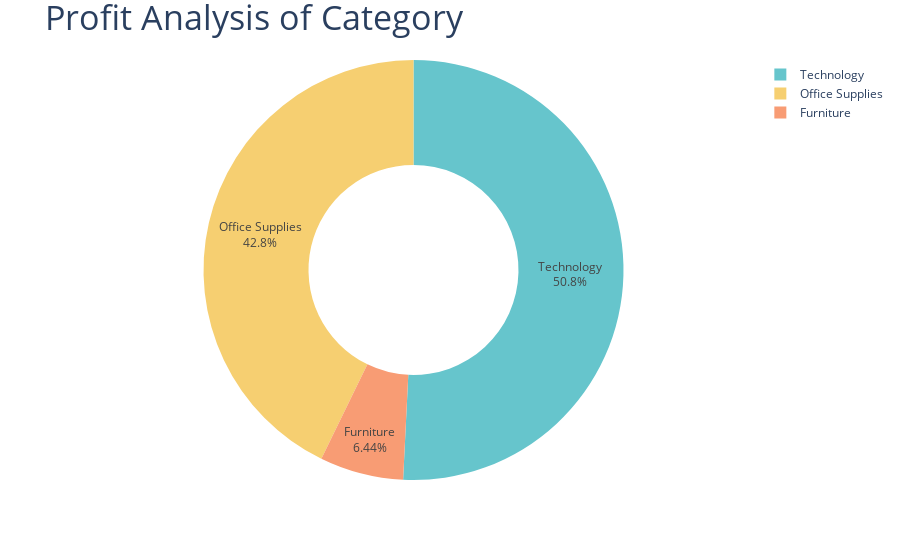

The cell this chart's notebook holds for it:
### Code cell
fig=px.pie(profit_by_category,
           values='Profit',
           names='Category',
            hole=0.5,     
            color_discrete_sequence=px.colors.qualitative.Pastel)

fig.update_traces(textposition='inside',textinfo='percent+label')
fig.update_layout(title='Profit Analysis of Category', title_font=dict(size=34))
fig.show()

### Figure 1 — Plotly figure (JSON) as saved in the notebook; plotly's stock layout.template omitted (floating-point values rounded to 4 significant figures)
{"data": [{"domain": {"x": [0, 1], "y": [0, 1]}, "hole": 0.5, "hovertemplate": "Category=%{label}<br>Profit=%{value}<extra></extra>", "labels": ["Furniture", "Office Supplies", "Technology"], "legendgroup": "", "name": "", "showlegend": true, "textinfo": "percent+label", "textposition": "inside", "type": "pie", "values": [18450.0, 122500.0, 145500.0]}], "layout": {"legend": {"tracegroupgap": 0}, "margin": {"t": 60}, "piecolorway": ["rgb(102, 197, 204)", "rgb(246, 207, 113)", "rgb(248, 156, 116)", "rgb(220, 176, 242)", "rgb(135, 197, 95)", "rgb(158, 185, 243)", "rgb(254, 136, 177)", "rgb(201, 219, 116)", "rgb(139, 224, 164)", "rgb(180, 151, 231)", "rgb(179, 179, 179)"], "title": {"font": {"size": 34}, "text": "Profit Analysis of Category"}}}
